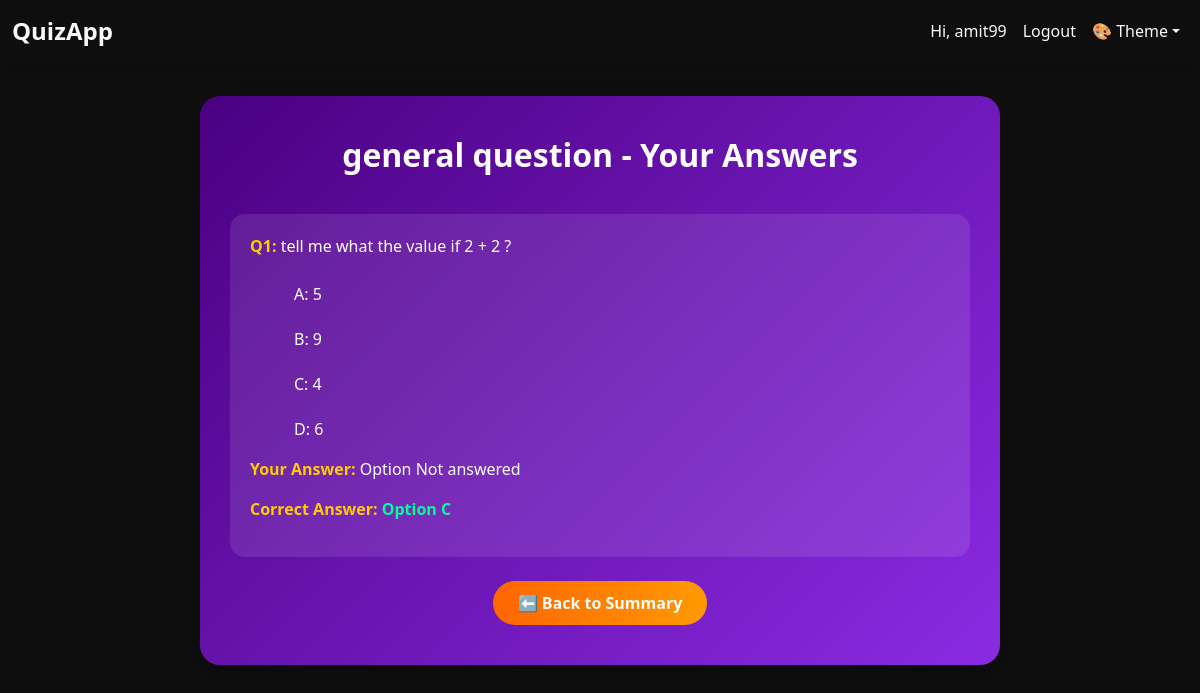
The page /quiz/1/result/ (signed in) on the database its author committed.
### quiz_app/models.py (models this page shows, shortened)
class Quiz(models.Model):
    creator = models.ForeignKey(User, on_delete=models.CASCADE, related_name='quizzes')
    title = models.CharField(max_length=200)
    description = models.TextField(blank=True)
    created_at = models.DateTimeField(auto_now_add=True)
    time_limit = models.IntegerField(help_text="Time limit in minutes", default=10)  # Add this line

class Question(models.Model):
    quiz = models.ForeignKey(Quiz, on_delete=models.CASCADE, related_name='questions')
    text = models.TextField()
    option_a = models.CharField(max_length=255)
    option_b = models.CharField(max_length=255)
    option_c = models.CharField(max_length=255)
    option_d = models.CharField(max_length=255)
    correct_option = models.CharField(
        max_length=1,
        choices=[
            ('A', 'Option A'),
            ('B', 'Option B'),
            ('C', 'Option C'),
            ('D', 'Option D'),
        ]
    )

### quiz_app/views.py (the view)
# urls.py: path('quiz/<int:quiz_id>/result/', views.view_result_detail, name='view_result_detail'),
@login_required
def view_result_detail(request, quiz_id):
    quiz = get_object_or_404(Quiz, id=quiz_id)
    questions = quiz.questions.all()
    answers = Answer.objects.filter(user=request.user, quiz=quiz)
    question_data = []
    for question in questions:
        answer = answers.filter(question=question).first()
        selected_option = answer.selected_option if answer else None
        is_correct = (selected_option == question.correct_option) if selected_option else False
        question_data.append({
            'question': question,
            'selected': selected_option,
            'is_correct': is_correct,
        })
    return render(request, 'quiz_app/result_detail.html', {
        'quiz': quiz,
        'question_data': question_data
    })

### quiz_app/templates/quiz_app/result_detail.html (shortened to what this page needs)
{% extends "quiz_app/home.html" %}
{% block content %}
<div class="results-container">
  <h2 class="results-title">{{ quiz.title }} - Your Answers</h2>
  <ol class="list-unstyled">
    {% for item in question_data %}
    <li class="question-card">
      <p><strong>Q{{ forloop.counter }}:</strong> {{ item.question.text }}</p>
      <ul class="option-list mb-2">
        <li {% if item.selected == 'A' %}class="fw-bold text-primary"{% endif %}>A: {{ item.question.option_a }}</li>
        <li {% if item.selected == 'B' %}class="fw-bold text-primary"{% endif %}>B: {{ item.question.option_b }}</li>
        <li {% if item.selected == 'C' %}class="fw-bold text-primary"{% endif %}>C: {{ item.question.option_c }}</li>
        <li {% if item.selected == 'D' %}class="fw-bold text-primary"{% endif %}>D: {{ item.question.option_d }}</li>
      </ul>
      <p>
        <strong>Your Answer:</strong>
        Option {{ item.selected|default:"Not answered" }}
      </p>
      <p class="correct"><strong>Correct Answer:</strong> Option {{ item.question.correct_option }}</p>
    </li>
    {% endfor %}
  </ol>
  <div class="text-center mt-4">
    <a href="{% url 'quiz_summary' %}" class="btn back-btn">⬅ Back to Summary</a>
  </div>
</div>
{% endblock %}

### quiz_app/templates/quiz_app/home.html (shortened to what this page needs)
{% load static %}
<!DOCTYPE html>
<html lang="en">
<head>
  <link href="https://cdn.jsdelivr.net/npm/bootstrap@5.3.0/dist/css/bootstrap.min.css" rel="stylesheet">
  <link rel="stylesheet" href="{% static 'css/style2.css' %}">
</head>
<body id="x" class="theme-dark">
  <nav class="navbar navbar-expand-lg fixed-top">
    <div class="container-fluid">
      <a class="navbar-brand" href="/">QuizApp</a>
      <div class="collapse navbar-collapse" id="navbarNavDropdown">
        <ul class="navbar-nav ms-auto">
          {% if user.is_authenticated %}
            <li class="nav-item">
              <a class="nav-link" href="{% url 'quiz_summary' %}">Hi, {{ user.username }}</a>
            </li>
            <li class="nav-item">
              <form class="d-inline" action="{% url 'logout' %}" method="post">
                <button type="submit" class="btn btn-link nav-link" style="border:none; background:none;">Logout</button>
              </form>
            </li>
          {% else %}
            <li class="nav-item"><a class="nav-link" href="{% url 'login' %}">Login</a></li>
            <li class="nav-item"><a class="nav-link" href="{% url 'signup' %}">Signup</a></li>
          {% endif %}
          <li class="nav-item dropdown">
            <a class="nav-link dropdown-toggle" href="#" id="themeDropdown" role="button"
              data-bs-toggle="dropdown" aria-expanded="false">🎨 Theme</a>
          </li>
        </ul>
      </div>
    </div>
  </nav>
  <div class="container-{breakpoint}" style="margin-top: 80px;">
    {% block content %}
    {% endblock %}
  </div>
</body>
</html>

### quiz_app/templates/quiz_app/home.html (style rules this page uses)
.theme-dark { --navbar-bg: rgba(15, 15, 15, 0.95); --navbar-text: #f8f9fa; --navbar-hover: #ffb347; --body-bg: #0f0f0f; --text-color: #f8f9fa; }
.navbar { background: var(--navbar-bg) !important; transition: background 0.3s ease-in-out; box-shadow: 0 4px 20px rgba(0, 0, 0, 0.2); }
.navbar-brand { color: var(--navbar-text) !important; font-weight: 700; font-size: 1.5rem; transition: 0.3s; }
.navbar-nav .nav-link { color: var(--navbar-text) !important; font-weight: 500; transition: color 0.3s; }
body { background-color: var(--body-bg); color: var(--text-color); transition: all 0.3s; }

### quiz_app/templates/quiz_app/result_detail.html (style rules this page uses)
.results-container { max-width: 800px; margin: 6rem auto; background: linear-gradient(135deg, #4b0082, #8a2be2); border-radius: 20px; box-shadow: 0 10px 25px rgba(0, 0, 0, 0.3); color: #fff; padding: 40px 30px; transition: background 0.4s ease; }
h2.results-title { text-align: center; font-weight: 700; margin-bottom: 40px; color: #fff; }
.question-card { background: rgba(255, 255, 255, 0.1); border-radius: 15px; padding: 20px; margin-bottom: 20px; transition: all 0.3s ease; }
.question-card strong { color: #ffcc00; }
.option-list li { list-style: none; padding: 8px 12px; border-radius: 8px; margin: 5px 0; transition: background 0.3s ease; }
.correct { color: #00ff99; font-weight: bold; }
.back-btn { background: linear-gradient(90deg, #ff6600, #ff9900); border: none; color: white; padding: 10px 25px; border-radius: 25px; font-weight: 600; transition: all 0.3s ease; }

### rows shown on the page
Quiz: title "general question"
Question: question.text "tell me what the value if 2 + 2 ?", question.option_a "5", question.option_b "9", question.option_c "4", question.option_d "6", selected "Not answered", question.correct_option "C"

### other values the page prints
{{ user.username }} "amit99"
